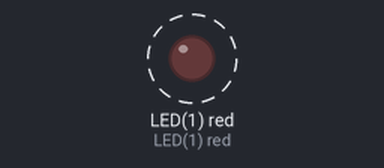
Simulated run of this program. Board: pyboard running MicroPython. Shown: output pins drawn as LEDs (lit = HIGH). Dashed ring = blinking.

Above: at 0.2 s.
Timing chart, 0 to 3.0 s (numbered marks = the images above):
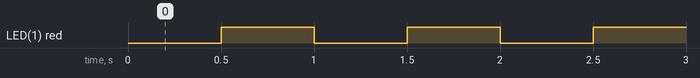

Measured:
- by itself, LED(1) red: alternates HIGH for 0.50 s and LOW for 0.50 s

The program:

timer-intro.py
```python
# MicroPython pyb doc on Timers:
# https://docs.micropython.org/en/latest/library/pyb.Timer.html#pyb-timer


# WeAct MicroPython library doc:
# https://github.com/WeActTC/MiniF4-STM32F4x1/blob/master/General%20document/MicroPython%E9%83%A8%E5%88%86%E4%BD%BF%E7%94%A8%E6%95%99%E7%A8%8B%20_WeAct%E5%B7%A5%E4%BD%9C%E5%AE%A4.pdf


from pyb import Timer
import time


# F411CE TIMER MAX SPEEDS:
# 96MHz: Timers 1, 9, 10, 11
# 48MHz: Timers 2, 3, 4, 5

# main.py -- put your code here!
def main():
    # 2 Hz timer
    # Timer( Timer#, freq )
    TIM1 = Timer(1, freq=2)

    # get/set frequency (of your timer instance)
    # this is probably what you want to set
    # TIM1.freq(5)
    # Can set non-integer frequencies too!
    # TIM1.freq(0.3)
    # TIM1.freq(1.5)

    # Set callback function run on each counter tick:
    # TIM1.callback(lambda t: pyb.LED(1).toggle)
    # TIM1.callback( lambda x: your_function() )

    # Timer callback functions need to have a parameter to accept the timer if you want to set them as the callback without a lambda
    # eg:
    # TIM1.callback( do_stuff )
    #
    # requires:
    # def do_stuff( timer ):
    #   ...do something...
    #
    # def do_stuff():
    # .....
    # will not work!

    # Timer callbacks are interrupt handlers
    # And are not allowed to allocate memory!
    # Memory allocation can be surprising
    # eg,
    #   for item in data
    # this is memory allocation! (of an iterator)
    # you will get a 'heap locked' error
    # the proper way is to do:
    # for i range(0, len(data))
    #   item = data[i]


    # Clear callback:
    # TIM1.callback(None)

    # delete timer, callback, and any channel callbacks
    # TIM1.deinit()
    # or even
    # Timer(1).deinit()


    # 2Hz led flash
    TIM1.callback( lambda x: toggleLED1() )


    # Timers can be useful for flashing periodic/recurring tasks
    # eg PWM, flashing an LED, multiplexing between LEDs


def timer_advanced():
    # get actual frequency of the timer
    # TIM1.source_freq()
    # ^ 96000000 (96MHz)

    # Timer Modes
    # ARR: Auto Reload Register ('defines the end of pulse')
    # Up: Counts 0 to ARR (default)
    # Down: Counts ARR to 0
    # Center: 0 to ARR to 0

    # get/set prescaler (clock frequency divider) value
    # bigger prescaler means less frequent timer
    # TIM1.prescaler()
    # TIM1.prescaler(1)

    # get/set period in TIMER CLOCK CYCLES
    # TIM1.period(200)

    # Update frequency  = (TIMER_CLOCK) / ( Prescaler + 1 ) / (Period+1)

    # get counter value
    # TIM1.counter()

    # Timer Channels
    # see https://docs.micropython.org/en/latest/library/pyb.Timer.html#pyb.Timer.channel
    # 'Each channel can be configured to perform pwm, output compare, or input capture.
    #  All channels share the same underlying timer, which means that they share the same timer clock.'
    #
    # While they share the same timer clock, they have different counters and can perform different functions
    # eg. different pwm pulse widths on different channels
    pass


def toggleLED1():
    led1 = pyb.LED(1)
    led1.toggle()


main()
```
